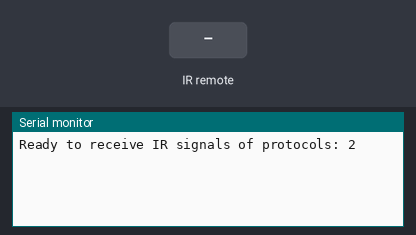
The sketch below on a simulated Arduino Uno, built with avr-gcc and run on an emulated ATmega328P. On the bench: the last lines printed to the serial monitor. The test bench sets the inputs (shaded band).

Above: at 1.2 s.
1.3 s: infrared code 0x10 received
At 2.4 s:
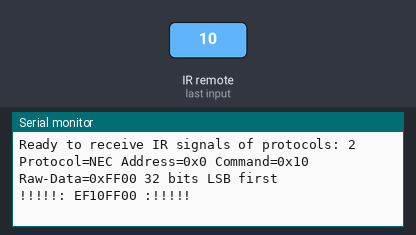
2.8 s: infrared code 0x11 received
At 3.5 s:
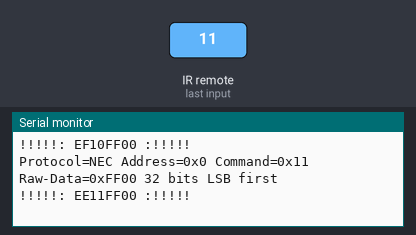

Measured:
- after the input at 1.3 s, the serial monitor: prints a new line at once (image 1)
- after the input at 2.8 s, the serial monitor: prints a new line at once (image 2)

The sketch:

ir_ctrl_test2.ino
```cpp
#include <IRremote.h>
int IR_RECEIVE_PIN = 2;//IR

//IRrecv irrecv(IR_RECEIVE_PIN);
//decode_results results;
int ir_result;
int ir_timer;


void setup()
{
  Serial.begin(115200);
  IrReceiver.begin(IR_RECEIVE_PIN, ENABLE_LED_FEEDBACK);
  Serial.print(F("Ready to receive IR signals of protocols: "));
  printActiveIRProtocols(&Serial);
  Serial.println(IR_RECEIVE_PIN);
}

void loop() {
    /*
     * Check if received data is available and if yes, try to decode it.
     * Decoded result is in the IrReceiver.decodedIRData structure.
     *
     * E.g. command is in IrReceiver.decodedIRData.command
     * address is in command is in IrReceiver.decodedIRData.address
     * and up to 32 bit raw data in IrReceiver.decodedIRData.decodedRawData
     */
    if (IrReceiver.decode()) {

        // Print a short summary of received data
        IrReceiver.printIRResultShort(&Serial);
        IrReceiver.printIRSendUsage(&Serial);
        if (IrReceiver.decodedIRData.protocol == UNKNOWN) {
            Serial.println(F("Received noise or an unknown (or not yet enabled) protocol"));
            // We have an unknown protocol here, print more info
            IrReceiver.printIRResultRawFormatted(&Serial, true);
        }
        Serial.print("!!!!!: ");
        Serial.print((IrReceiver.decodedIRData.decodedRawData), HEX);
        Serial.println(" :!!!!!");

        /*
         * !!!Important!!! Enable receiving of the next value,
         * since receiving has stopped after the end of the current received data packet.
         */
        IrReceiver.resume(); // Enable receiving of the next value

        /*
         * Finally, check the received data and perform actions according to the received command
         */
        if (IrReceiver.decodedIRData.command == 0x10) {
            // do something
        } else if (IrReceiver.decodedIRData.command == 0x11) {
            // do something else
        }
    }
}
```
